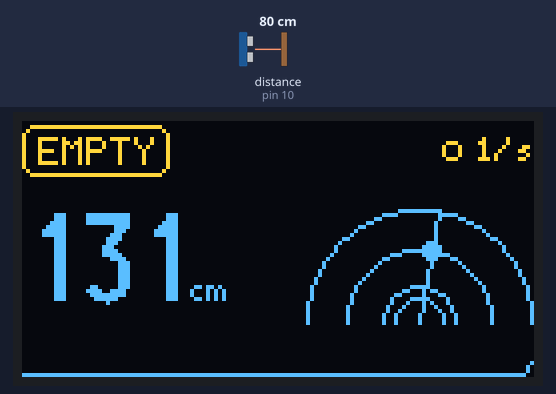
Simulated run of this sketch. Board: Arduino Nano, built with avr-gcc and run on an emulated ATmega328P. Shown: 128×64 one-colour display. Wiring (inferred from the names in the program): ultrasonic range finder: trigger pin 9; echo pin 10. The test bench sets the inputs (shaded band); at power-on: distance to the obstacle (sensor on pin 10) 80 cm. The echo pulse lasts 58.3 µs per cm; the OLED is the two-colour kind (top 16 rows yellow); what the sketch prints to the serial monitor is not drawn.

Above: at 3.47 s.
3.8 s: distance to the obstacle (sensor on pin 10) set to 2 cm
At 4.97 s:
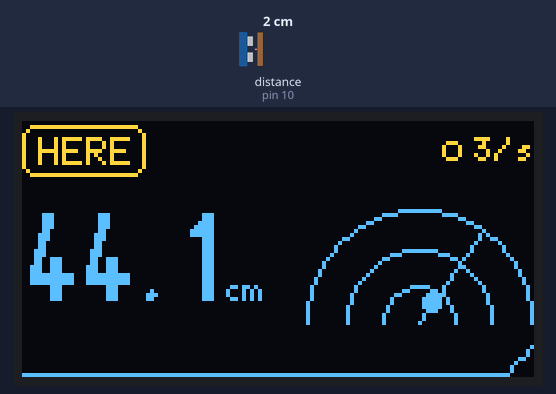
6.8 s: distance to the obstacle (sensor on pin 10) set to 250 cm
At 8.76 s:
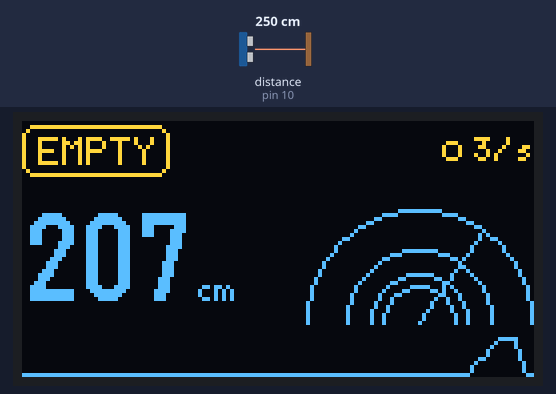
9.8 s: distance to the obstacle (sensor on pin 10) set to 4 cm
At 12.63 s:
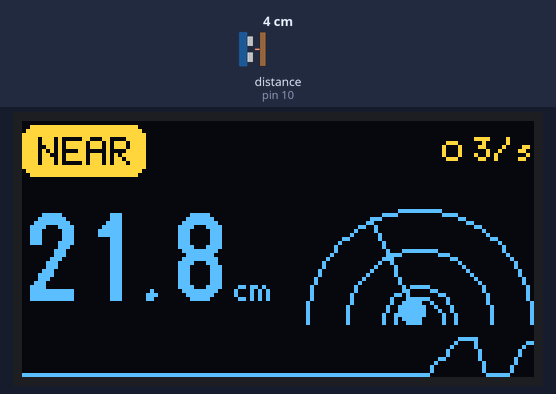
Timing chart, 0 to 14.1 s (numbered marks = the images above; inputs shaded):
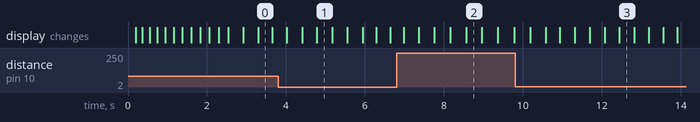

The sketch:

oled_demo.ino
```cpp
// oled_demo.ino: bench.ino plus a 0.96in OLED readout, for the demo.
//
// Same serial output as bench.ino ("cm 42.5" lines at 115200), so
// sense-serial.js works unchanged. The screen is extra. On the two-colour
// panels the top 16 rows are yellow: that strip is the status (state badge,
// readings per second). The blue below is the data: the distance, a sonar ping
// whose blip sits at the measured range, and a scrolling trace of the history.
//
// Wiring, Arduino Nano:
//   HC-SR04  VCC -> 5V    GND -> GND    TRIG -> D9    ECHO -> D10
//   OLED     VCC -> 5V    GND -> GND    SDA  -> A4    SCL  -> A5
// The OLED is an SSD1306, 128 x 64, I2C at 0x3C. Needs the U8g2 library.

#include <U8g2lib.h>
#include <Wire.h>

// Page mode: draws the screen in eight strips with a 128-byte buffer, because
// the Nano has 2 KB of RAM and a full frame would take half of it.
U8G2_SSD1306_128X64_NONAME_1_HW_I2C oled(U8G2_R0, U8X8_PIN_NONE);

const int TRIG = 9;
const int ECHO = 10;

const float NEAR_CM = 30.0;      // badge thresholds for the screen only;
const float HERE_CM = 120.0;     // the real State Table lives in the browser
const float MAX_CM = 200.0;      // top of the graph and the sonar range

const int GRAPH_H = 10;          // the trace, rows 53 to 63
uint8_t hist[128];               // one column per reading, 0..GRAPH_H
uint8_t head = 0;

float smooth = MAX_CM;
float sweep = 0;                 // sonar sweep angle, degrees
int sweepDir = 1;
uint8_t ping = 0;                // expanding ring radius
uint8_t rate = 0;                // readings in the last second, for the header
uint8_t count = 0;
unsigned long rateStart = 0;

float readCm() {
  digitalWrite(TRIG, LOW);
  delayMicroseconds(2);
  digitalWrite(TRIG, HIGH);
  delayMicroseconds(10);
  digitalWrite(TRIG, LOW);
  unsigned long us = pulseIn(ECHO, HIGH, 30000);
  return us ? us / 58.0 : 400.0;
}

void splash() {
  for (uint8_t r = 2; r < 70; r += 6) {
    oled.firstPage();
    do {
      oled.drawCircle(64, 32, r);
      if (r > 8) oled.drawCircle(64, 32, r - 8);
      oled.setFont(u8g2_font_6x12_tr);
      oled.drawStr(28, 36, "SENSOR LAYER");
    } while (oled.nextPage());
  }
}

void drawHeader(float cm) {
  // Rows 0-15, the yellow strip: state badge left, readings per second right.
  const char *label = cm < NEAR_CM ? "NEAR" : cm < HERE_CM ? "HERE" : "EMPTY";
  oled.setFont(u8g2_font_6x12_tr);
  int w = oled.getStrWidth(label) + 8;
  if (cm < NEAR_CM) {              // near: solid badge
    oled.drawRBox(0, 1, w, 13, 3);
    oled.setDrawColor(0);
    oled.drawStr(4, 11, label);
    oled.setDrawColor(1);
  } else {
    oled.drawRFrame(0, 1, w, 13, 3);
    oled.drawStr(4, 11, label);
  }
  char buf[8];
  oled.setFont(u8g2_font_5x8_tr);
  itoa(rate, buf, 10);
  strcat(buf, "/s");
  int rw = oled.getStrWidth(buf);
  oled.drawStr(127 - rw, 10, buf);
  // a pulse that blinks once per reading, beside the rate
  if (head & 1) oled.drawDisc(127 - rw - 6, 7, 2);
  else oled.drawCircle(127 - rw - 6, 7, 2);
}

void drawNumber(float cm) {
  char buf[8];
  oled.setFont(u8g2_font_logisoso22_tn);
  // The smoothed value creeps toward 400 (no echo) but never reaches it.
  if (cm >= 399.0) {
    strcpy(buf, "---");
  } else {
    dtostrf(cm, 0, cm < 100 ? 1 : 0, buf);
  }
  oled.drawStr(0, 45, buf);
  int x = oled.getStrWidth(buf) + 2;
  oled.setFont(u8g2_font_5x8_tr);
  oled.drawStr(x, 45, "cm");
}

void drawSonar(float cm) {
  const int ox = 99, oy = 50, R = 28;
  // range rings and the frame of the fan
  oled.drawCircle(ox, oy, R / 3, U8G2_DRAW_UPPER_LEFT | U8G2_DRAW_UPPER_RIGHT);
  oled.drawCircle(ox, oy, 2 * R / 3, U8G2_DRAW_UPPER_LEFT | U8G2_DRAW_UPPER_RIGHT);
  oled.drawCircle(ox, oy, R, U8G2_DRAW_UPPER_LEFT | U8G2_DRAW_UPPER_RIGHT);
  // the outgoing ping
  if (ping < R) oled.drawCircle(ox, oy, ping, U8G2_DRAW_UPPER_LEFT | U8G2_DRAW_UPPER_RIGHT);
  // the sweep line
  float a = (sweep - 90) * DEG_TO_RAD;
  oled.drawLine(ox, oy, ox + R * cos(a), oy + R * sin(a));
  // the blip, at the measured range along the sweep
  if (cm < MAX_CM) {
    float r = cm / MAX_CM * R;
    int bx = ox + r * cos(a), by = oy + r * sin(a);
    oled.drawDisc(bx, by, cm < NEAR_CM ? 3 : 2);
  }
}

void drawGraph() {
  // A trace, oldest at the left: a line reads cleaner than solid bars, on the
  // panel and in a photo of it.
  const int y0 = 63;
  for (uint8_t x = 1; x < 128; x++) {
    uint8_t a = hist[(head + x - 1) % 128];
    uint8_t b = hist[(head + x) % 128];
    oled.drawLine(x - 1, y0 - a, x, y0 - b);
  }
}

void setup() {
  Serial.begin(115200);          // sense-serial.js opens the port at this speed
  pinMode(TRIG, OUTPUT);
  pinMode(ECHO, INPUT);
  oled.begin();
  oled.setBusClock(400000);
  splash();
}

void loop() {
  float cm = readCm();

  Serial.print("cm ");
  Serial.print(cm, 1);
  Serial.println();

  smooth += (min(cm, 400.0f) - smooth) * 0.35;

  count++;
  if (millis() - rateStart >= 1000) {
    rate = count;
    count = 0;
    rateStart = millis();
  }

  // closer reads taller in the graph
  float c = constrain(smooth, 0, MAX_CM);
  hist[head] = (uint8_t)((1.0 - c / MAX_CM) * GRAPH_H);
  head = (head + 1) % 128;

  sweep += 6 * sweepDir;
  if (sweep > 60 || sweep < -60) sweepDir = -sweepDir;
  ping = (ping + 3) % 36;

  oled.firstPage();
  do {
    drawHeader(smooth);
    drawNumber(smooth);
    drawSonar(smooth);
    drawGraph();
  } while (oled.nextPage());
}
```

Measured:
- after the input at 6.8 s, the display: first differs from a run without the input after 0.56 s (image 2 shows a later state)
- what the display in image 2 shows lasts 0.4 s, from 8.6 s to 9.0 s
